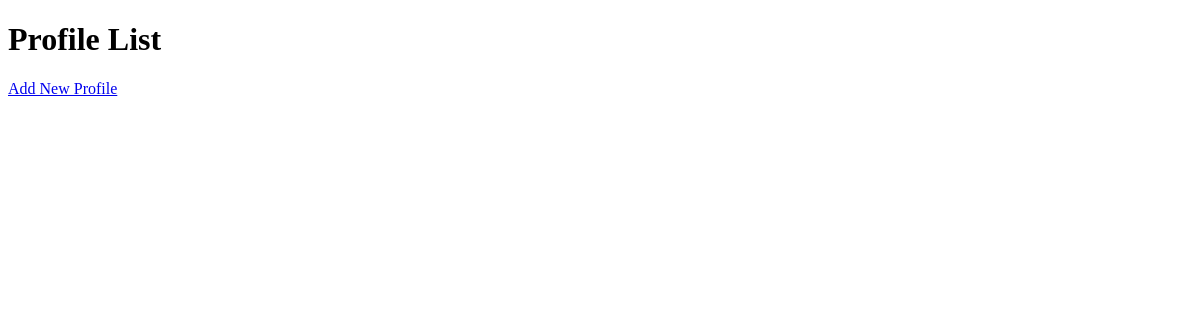
Before: / with the older database file.
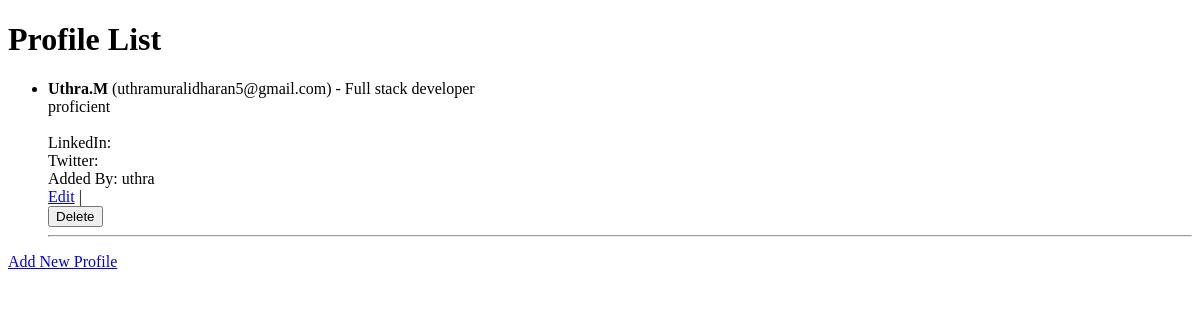
After: the same page with the newer database file.
### profiles/models.py (models this page shows, shortened)
class Profile(models.Model):
    name = models.CharField(max_length=100)
    role = models.CharField(max_length=100)
    email = models.EmailField()
    bio = models.TextField()
    image = models.URLField(blank=True)
    linkedin = models.URLField(blank=True)
    twitter = models.URLField(blank=True)
    added_by = models.CharField(max_length=100)

### profiles/views.py (the view)
# urls.py: path('', views.profile_list, name='profile_list'),
def profile_list(request):
    profiles = Profile.objects.all()
    return render(request, 'profile_list.html', {'profiles': profiles})

### templates/profile_list.html (shortened to what this page needs)
<!DOCTYPE html>
<html lang="en">
<head>
</head>
<body>
    <h1>Profile List</h1>
    <ul>
        {% for profile in profiles %}
        <li>
            <strong>{{ profile.name }}</strong> ({{ profile.email }}) - {{ profile.role }}
            <br>
            {{ profile.bio }}
            <br>
            <br>
            LinkedIn: <a href="{{ profile.linkedin }}">{{ profile.linkedin }}</a>
            <br>
            Twitter: <a href="{{ profile.twitter }}">{{ profile.twitter }}</a>
            <br>
            Added By: {{ profile.added_by }}
            <br>
            <a href="{% url 'edit_profile' profile.id %}">Edit</a> |
            <form action="{% url 'delete_profile' profile.id %}" method="post">
                <button type="submit" onclick="return confirm('Are you sure you want to delete this profile?')">Delete</button>
            </form>
        </li>
        <hr>
        {% endfor %}
    </ul>
    <a href="{% url 'add_profile' %}">Add New Profile</a>
</body>
</html>

Changed rows visible on the page:
added Profile: name "Uthra.M", email "uthramuralidharan5@gmail.com", role "Full stack developer", bio "proficient", added_by "uthra"
